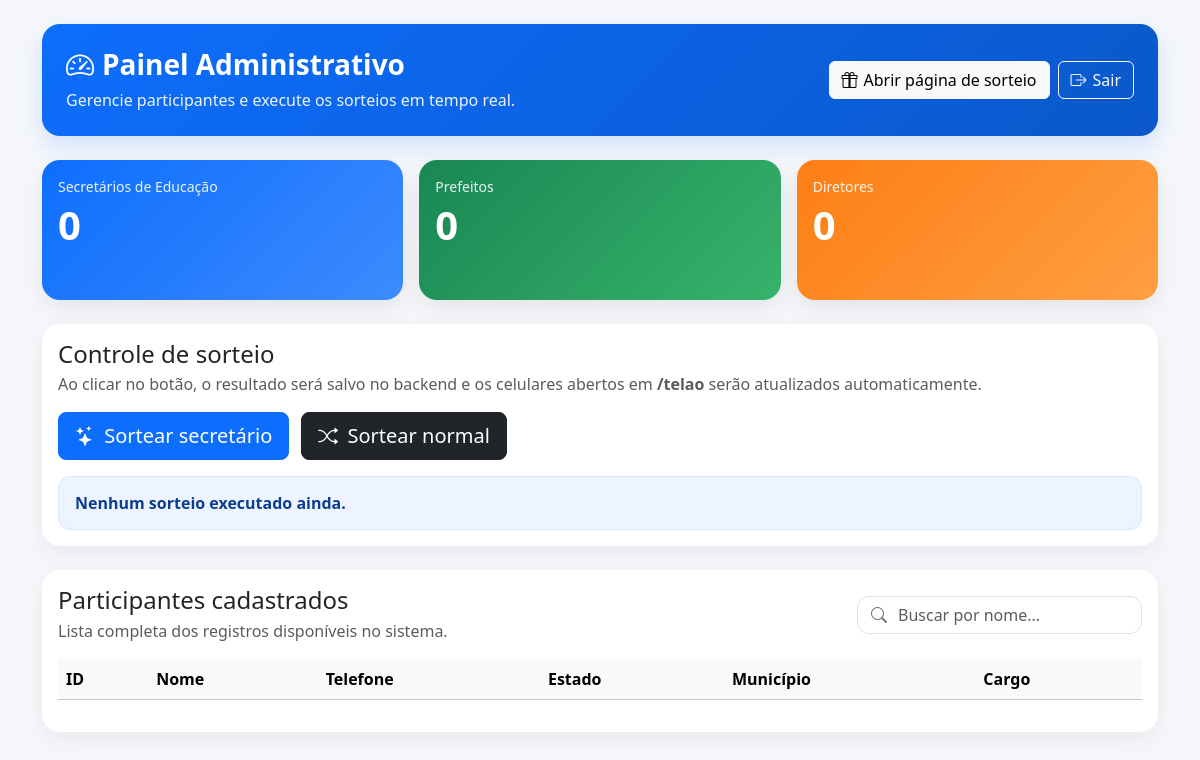
Page /admin (signed in) on the earlier database version.
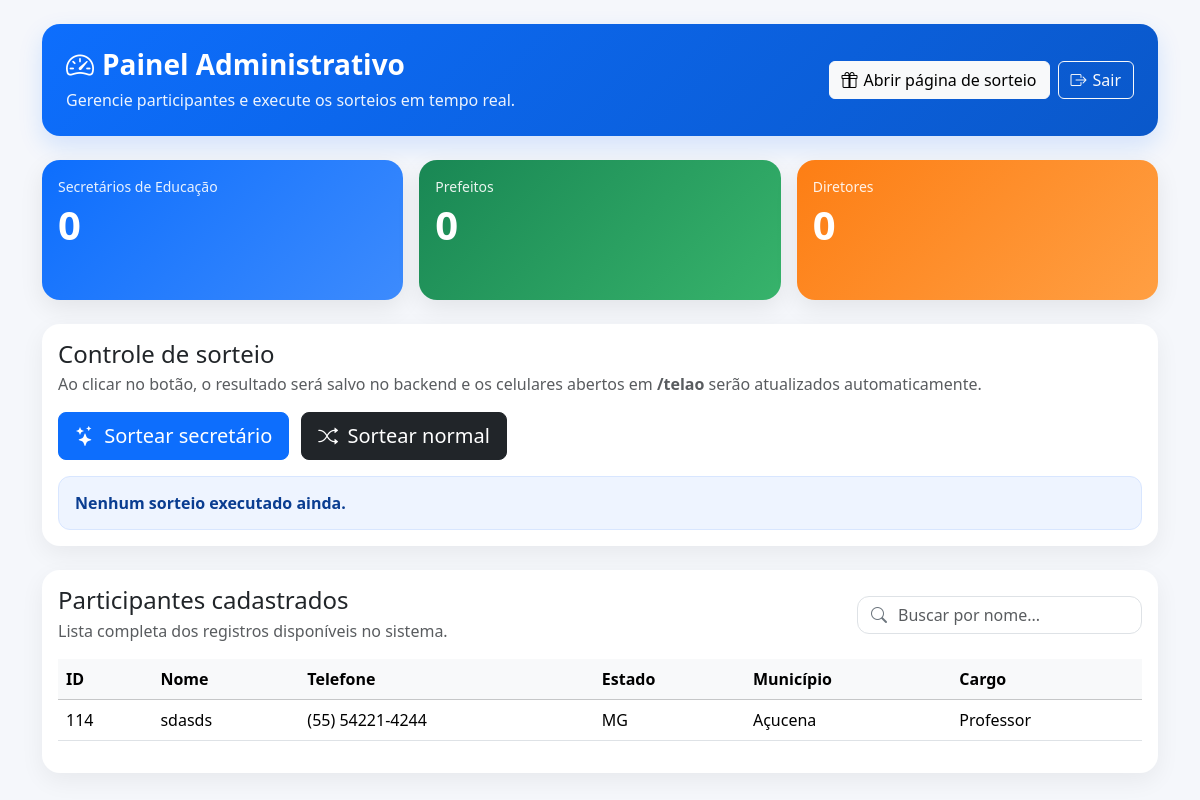
Same page on the later database version.
### tables this page shows
CREATE TABLE sorteio(
            id INTEGER PRIMARY KEY AUTOINCREMENT,
            nome TEXT NOT NULL,
            estado TEXT NOT NULL,
            municipio TEXT NOT NULL,
            cargo TEXT NOT NULL,
            telefone TEXT NOT NULL UNIQUE,
            criado DATETIME DEFAULT CURRENT_TIMESTAMP
            , sorteado BOOLEAN DEFAULT FALSE, id_sorteio INT DEFAULT 1);

### app.py (the view)
@app.route("/admin")
@login_required
def admin():
    create_table_sorteio()
    conn = connect_data()
    conn.row_factory = sqlite3.Row
    cursor = conn.cursor()
    cursor.execute("""
        SELECT id, nome, telefone, estado, municipio, cargo
        FROM sorteio
        ORDER BY id
    """)
    participantes = cursor.fetchall()
    secretarios_educacao = cursor.execute("""
        SELECT COUNT(*) FROM sorteio
        WHERE LOWER(cargo) LIKE '%secretário de educação%'
           OR LOWER(cargo) LIKE '%secretario de educacao%'
    """).fetchone()[0]
    prefeitos = cursor.execute("""
        SELECT COUNT(*) FROM sorteio
        WHERE LOWER(cargo) LIKE '%prefeito%'
    """).fetchone()[0]
    diretores = cursor.execute("""
        SELECT COUNT(*) FROM sorteio
        WHERE LOWER(cargo) LIKE '%diretor%'
    """).fetchone()[0]
    conn.close()
    return render_template(
        "admin.html",
        participantes=participantes,
        secretarios_educacao=secretarios_educacao,
        prefeitos=prefeitos,
        diretores=diretores
    )

### app.py (called while the page is built)
def connect_data():
    conn = sqlite3.connect(DB_FILE, timeout=30)
    conn.row_factory = sqlite3.Row
    return conn

def create_table_sorteio():
    conn = connect_data()
    cursor = conn.cursor()
    cursor.execute("""
        CREATE TABLE IF NOT EXISTS sorteio (
            id INTEGER PRIMARY KEY AUTOINCREMENT,
            nome TEXT NOT NULL,
            telefone TEXT NOT NULL UNIQUE,
            estado TEXT NOT NULL,
            municipio TEXT NOT NULL,
            cargo TEXT NOT NULL,
            criado DATETIME DEFAULT CURRENT_TIMESTAMP
        )
    """)
    conn.commit()
    conn.close()

def login_required(f):
    @wraps(f)
    def decorated_function(*args, **kwargs):
        if 'user_id' not in session:
            flash("Faça login para acessar esta página.")
            return redirect(url_for("login"))
        return f(*args, **kwargs)
    return decorated_function

### templates/admin.html (shortened to what this page needs)
<!DOCTYPE html>
<html lang="pt-BR">
<head>
    <link href="https://cdn.jsdelivr.net/npm/bootstrap@5.3.3/dist/css/bootstrap.min.css" rel="stylesheet">
    <link href="https://cdn.jsdelivr.net/npm/bootstrap-icons@1.11.3/font/bootstrap-icons.css" rel="stylesheet">
</head>
<body>
<div class="container py-4">
    <div class="topbar d-flex flex-column flex-md-row justify-content-between align-items-md-center gap-3">
        <div>
            <h1><i class="bi bi-speedometer2 me-2"></i>Painel Administrativo</h1>
            <p>Gerencie participantes e execute os sorteios em tempo real.</p>
        </div>
        <div class="d-flex gap-2 flex-wrap">
            <a href="{{ url_for('pagina_sorteio') }}" class="btn btn-light btn-action">
                <i class="bi bi-gift"></i>
                Abrir página de sorteio
            </a>
            <a href="{{ url_for('logout') }}" class="btn btn-outline-light btn-action">
                <i class="bi bi-box-arrow-right"></i>
                Sair
            </a>
        </div>
    </div>
    <div class="row g-3 mb-4">
        <div class="col-md-4">
            <div class="card stat-card bg-stat-1">
                <div class="card-body">
                    <div class="label">Secretários de Educação</div>
                    <div class="value">{{ secretarios_educacao }}</div>
                </div>
            </div>
        </div>
        <div class="col-md-4">
            <div class="card stat-card bg-stat-2">
                <div class="card-body">
                    <div class="label">Prefeitos</div>
                    <div class="value">{{ prefeitos }}</div>
                </div>
            </div>
        </div>
        <div class="col-md-4">
            <div class="card stat-card bg-stat-3">
                <div class="card-body">
                    <div class="label">Diretores</div>
                    <div class="value">{{ diretores }}</div>
                </div>
            </div>
        </div>
    </div>
    <div class="card card-soft mb-4">
        <div class="card-body">
            <div class="d-flex flex-column flex-lg-row justify-content-between align-items-lg-center gap-3 mb-3">
                <div>
                    <h4 class="mb-1">Controle de sorteio</h4>
                    <p class="text-muted mb-0">Ao clicar no botão, o resultado será salvo no backend e os celulares abertos em <strong>/telao</strong> serão atualizados automaticamente.</p>
                </div>
            </div>
            <div class="sort-box">
                <button type="button" class="btn btn-primary btn-lg" onclick="sortearSecretario()">
                    <i class="bi bi-stars me-1"></i>
                    Sortear secretário
                </button>
                <button type="button" class="btn btn-dark btn-lg" onclick="sortearNormal()">
                    <i class="bi bi-shuffle me-1"></i>
                    Sortear normal
                </button>
            </div>
            <div class="result-box mt-3" id="resultado">
                Nenhum sorteio executado ainda.
            </div>
        </div>
    </div>
    <div class="card card-soft">
        <div class="card-body">
            <div class="d-flex flex-column flex-lg-row justify-content-between align-items-lg-center gap-3 mb-3">
                <div>
                    <h4 class="mb-1">Participantes cadastrados</h4>
                    <p class="text-muted mb-0">Lista completa dos registros disponíveis no sistema.</p>
                </div>
                <div class="search-wrap" style="min-width: 280px;">
                    <i class="bi bi-search"></i>
                    <input type="text" id="search" class="form-control" placeholder="Buscar por nome...">
                </div>
            </div>
            <div class="table-responsive">
                <table class="table table-hover align-middle" id="tabela-participantes">
                    <thead class="table-light">
                        <tr>
                            <th>ID</th>
                            <th>Nome</th>
                            <th>Telefone</th>
                            <th>Estado</th>
                            <th>Município</th>
                            <th>Cargo</th>                        </tr>
                    </thead>
                    <tbody>
    {% for p in participantes %}
    <tr>
        <td>{{ p["id"] }}</td>
        <td>{{ p["nome"] }}</td>
        <td>{{ p["telefone"] or "-" }}</td>
        <td>{{ p["estado"] or "-" }}</td>
        <td>{{ p["municipio"] or "-" }}</td>
        <td>{{ p["cargo"] or "-" }}</td>
    </tr>
    {% endfor %}
</tbody>
                </table>
            </div>
        </div>
    </div>
</div>
</body>
</html>

### templates/admin.html (style rules this page uses)
body { background: #f5f7fb; }
.topbar { background: linear-gradient(135deg, #0d6efd, #0a58ca); color: white; border-radius: 18px; padding: 24px; margin-bottom: 24px; box-shadow: 0 10px 25px rgba(13, 110, 253, 0.15); }
.topbar h1 { margin: 0; font-size: 28px; font-weight: 700; }
.topbar p { margin: 6px 0 0 0; opacity: 0.92; }
.card-soft { border: none; border-radius: 18px; box-shadow: 0 8px 24px rgba(0, 0, 0, 0.06); }
.stat-card { border: none; border-radius: 18px; color: white; min-height: 140px; box-shadow: 0 8px 24px rgba(0, 0, 0, 0.08); }
.stat-card .label { font-size: 14px; opacity: 0.9; }
.stat-card .value { font-size: 40px; font-weight: 800; line-height: 1; margin-top: 8px; }
.bg-stat-1 { background: linear-gradient(135deg, #0d6efd, #3d8bfd); }
.bg-stat-2 { background: linear-gradient(135deg, #198754, #37b36b); }
.bg-stat-3 { background: linear-gradient(135deg, #fd7e14, #ff9f43); }
.sort-box { display: flex; gap: 12px; flex-wrap: wrap; }
.result-box { min-height: 48px; padding: 14px 16px; border-radius: 12px; background: #eef4ff; border: 1px solid #d8e6ff; color: #0a3d91; font-weight: 600; }
.table thead th { white-space: nowrap; }
.btn-action { display: inline-flex; align-items: center; gap: 6px; }
.search-wrap { position: relative; }
.search-wrap i { position: absolute; left: 14px; top: 50%; transform: translateY(-50%); color: #6c757d; }
.search-wrap input { padding-left: 40px; border-radius: 12px; }

Differences in the rows shown:
added sorteio: id "114", nome "sdasds", telefone "(55) 54221-4244", estado "MG", municipio "Açucena", cargo "Professor"
